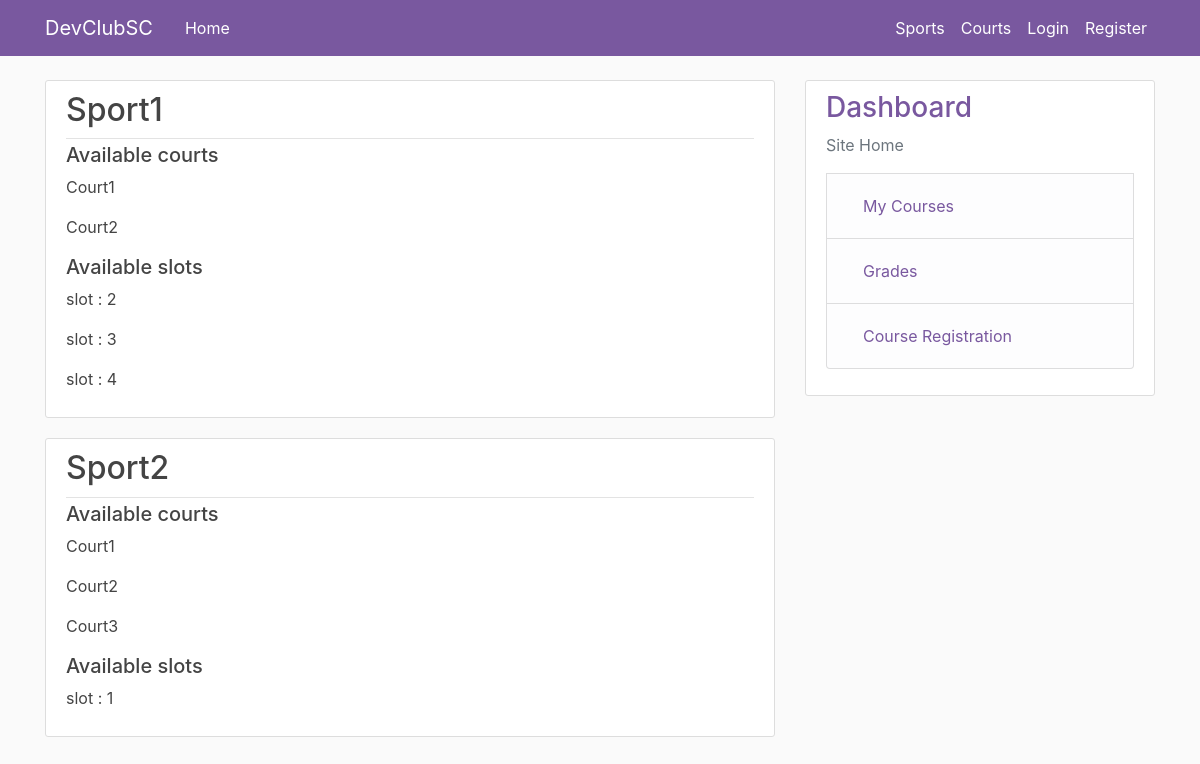
The app's page /sports/ with its own data.
### sports/models.py (models this page shows, shortened)
class Sport(models.Model):
    name = models.CharField(max_length=100)
    courts = models.ManyToManyField(Court, blank=True)

class Slot(models.Model):
    sport = models.ForeignKey(Sport,on_delete=models.CASCADE,default='')
    court = models.ForeignKey(Court,on_delete=models.CASCADE,default='')
    date = models.DateField()
    start_time = models.TimeField()
    end_time = models.TimeField()

### courts/models.py (models this page shows, shortened)
class Court(models.Model):
    name = models.CharField(max_length=100)
    capacity = models.IntegerField()

### sports/views.py (the view)
# urls.py: path('sports/', SportListView.as_view(), name='sports-home'),
class SportListView(ListView):
    model = Sport
    template_name = 'sports/sports.html'
    context_object_name = 'sports'
    extra_context = {'staffs': Staff.objects.all(), 'slots': Slot.objects.all()}

### sports/templates/sports/sports.html (shortened to what this page needs)
{% extends 'sports/base.html' %}
{% block content %}
{% for sport in sports %}
    <article class="media content-section">
        <div class="media-body">
        <div class="article-metadata">
            <h2><a class="article-title" href="{% url 'sports-detail' sport.id %}">{{ sport.name }}</h2>
        </div>
        <h5>Available courts</h5>
        {% for court in sport.courts.all %}
            <p class="article-content">{{ court.name }}</p>
        {% endfor %}
        <h5>Available slots</h5>
        {% for slot in slots %}
            {% if slot.sport == sport %}
                <p class="article-content">slot : {{ slot.id }}</p>
            {% endif %}
        {% endfor %}
        </div>
    </article>
{% endfor %}
{% endblock content %}

### sports/static/sports/main.css (style rules this page uses)
body { background: #fafafa; color: #444444; margin-top: 5rem; }
h1, h2, h3, h4, h5, h6 { color: #444444; }
.content-section { background: #ffffff; padding: 10px 20px; border: 1px solid #dddddd; border-radius: 3px; margin-bottom: 20px; }
.article-title { color: #444444; }
.article-content { white-space: pre-line; }
.article-metadata { padding-bottom: 1px; margin-bottom: 4px; border-bottom: 1px solid #e3e3e3 }

### records on screen
Sport: name "Sport1"
Court: name "Court1"
Court: name "Court2"
Slot: id "2"
Slot: id "3"
Slot: id "4"
Sport: name "Sport2"
Court: name "Court3"
Slot: id "1"
